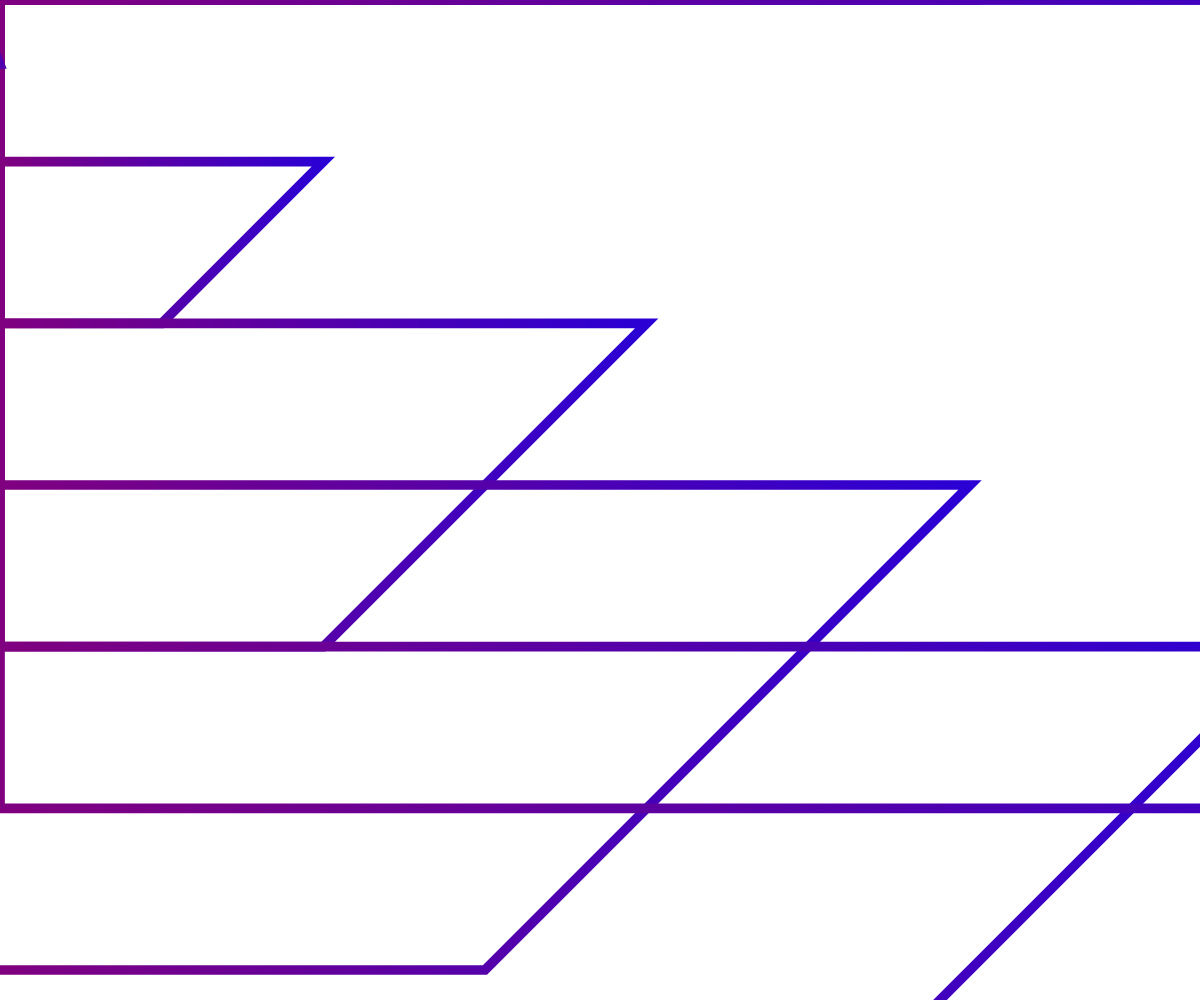
Frame 1 (no input)
Frame 60 (no input): identical to frame 1, image omitted
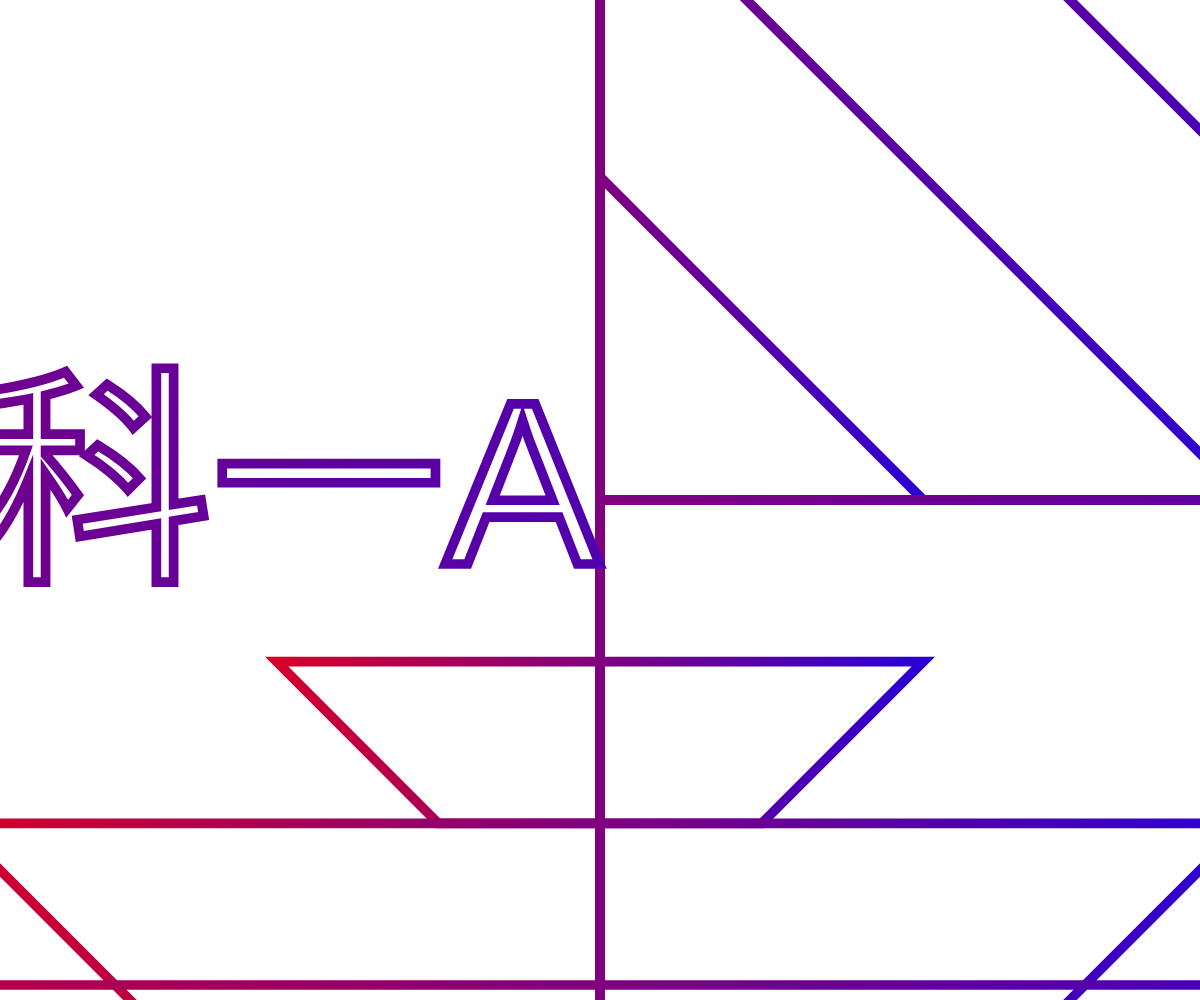
Frame 120 (the mouse pressed at the canvas centre since frame 60)

The p5.js sketch that drew these frames (run headless with seeded random() and noise() and a simulated clock; from frame 60 on, the mouse is pressed at the canvas centre):

// p5.js sketch
// ── sketch.js
let points = [[0, 0], [5, 0], [10, 0], [5, 5], [0, 10], [0, 5], [0, 0], [0, -5], [5, -5], [10, -5], [5, -10], [0, -10], [-5, -10], [-10, -5], [-5, -5], [0, -5]];
let numLayers = 5; //圖層數量
let maxSize; //最大大小
let minZoom = 0.1; //最小縮放比例
let maxZoom = 10; //最大縮放比例
let zoom; //當前縮放比例

function setup() { //只會執行一次的函數會先執行
  createCanvas(windowWidth, windowHeight); //設定一個畫布，寬為整個視窗的寬度windowWidth，高度為整個視窗的高度windowHeight
  textSize(48); //文字大小
  textAlign(CENTER, CENTER); //文字居中
  noFill(); 
  stroke(0); 
  maxSize = min(width, height) / 2; //最大大小為寬度和高度中較小值的一半
  zoom = (minZoom + maxZoom) / 2; //初始缩放比例為最小和最大缩放比例的平均值
}

function draw() { //畫圖的函數，每秒進到函數執行60次
  background(255); //設定畫布的背景顏色，背景顏色為255(白)
  translate(width / 2 + mouseX - width / 2, height / 2 + mouseY - height / 2); //根據滑鼠位置移動整個圖形
  scale(zoom); //根據縮放比例縮放整個圖形
  for (let i = 1; i <= numLayers; i++) { //從小到大循環圖層
    let layerSize = maxSize * i / numLayers; //計算圖層大小
    let gradient = drawingContext.createLinearGradient(-layerSize, 0, layerSize, 0); //創建線性漸變對象
    gradient.addColorStop(0, '#FF0000'); //加起始顏色
    gradient.addColorStop(1, '#0000FF'); //加结束顏色
    drawingContext.strokeStyle = gradient; //設置線條顏色為漸變
    strokeWeight(2); //設置線條寬度
    beginShape(); //將所有點連接起來
    for (let j = 0; j < points.length; j++) {
      let x = points[j][0] * layerSize / 15; //計算點的 x 座標
      let y = -points[j][1] * layerSize / 15; //計算點的 y 座標
      vertex(x, y);
    }
    endShape(CLOSE); //圖層所有點連起來
  }
  push(); //保存圖層狀態
  translate(-textWidth('淡江大學教科一A') / 2, 0); //將畫布移到中央
  text('淡江大學教科一A', 0, 0); //文字
  pop(); //恢復
}

function mouseMoved() {
  let delta = mouseX - width / 2; //計算滑鼠距離中心點的距離
  let zoomDelta = map(delta, -width / 2, width / 2, -0.2, 0.2); //將距離控制在縮放比例的範圍內
  zoom += zoomDelta; //根據滑鼠位置更新縮放比例
  zoom = constrain(zoom, minZoom, maxZoom); //限制縮放比例的範圍
}
